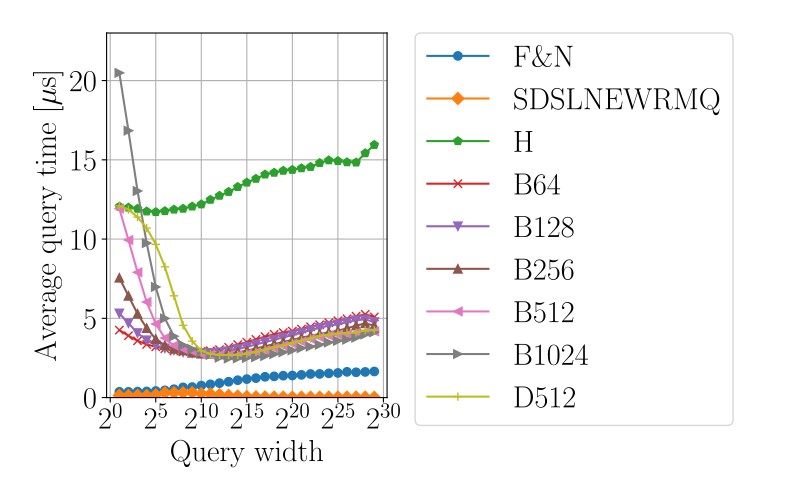

Reproduce this figure in Python.
import sys
from collections import defaultdict

import matplotlib.pyplot as plt
import numpy as np

for_paper = True


py_name = sys.argv[0]
txt_name = py_name.replace(".py", ".txt")
fig_name = py_name.replace(".py", ".pdf" if for_paper else ".png")

plt.rcParams["font.size"] = 22
if for_paper:
    plt.rcParams["text.usetex"] = True
    plt.rcParams["font.family"] = "Times New Roman"

with open(txt_name) as f:
    lines = f.readlines()


markers = [
    "o",
    "D",
    "p",
    "x",
    "v",
    "^",
    "<",
    ">",
]

for _ in range(2):
    print(lines.pop(0).rstrip())

N = int(lines.pop(0).split()[-1])
Q = int(lines.pop(0).split()[-1])

print(f"{N = }")
print(f"{Q = }")

ws = [2]
while ws[-1] * 2 <= N:
    ws.append(ws[-1] * 2)

step = len(ws) + 2


markers = ["o", "D", "p", "x", "v", "^", "<", ">", "+"]
labels = ["F\&N", "SDSLNEWRMQ", "H"]
s = 64
while s <= 1024:
    labels.append("B" + str(s))
    s *= 2
labels.append("D512")

space_list = []
times_list = []
for index, label in enumerate(labels):
    start = index * step
    space_list.append(int(lines[start + 1]))
    times_list.append(
        list(map(lambda s: float(s.split()[-1]), lines[start + 2 : start + step]))
    )


xs = np.arange(len(labels))

# fig, ax = plt.subplots()  # figsize=(6, 5))

# ax.bar(xs, space_list, 0.8)
# ax.set_xticks(xs)
# ax.set_xticklabels(labels, rotation=90)
# ax.grid()
# ax.set_xlabel("RMQs")
# ax.set_ylabel("Space consumption (bpe)")

# plt.tight_layout()
# plt.savefig("hist_space" + ext)

fig, ax = plt.subplots(figsize=(8, 5))

for label, times, marker in zip(labels, times_list, markers):
    ax.plot(
        np.arange(1, len(ws) + 1),
        times,
        marker=marker,
        label=label,
    )

ax.set_xticks(np.arange(0, 31, 5))
ax.set_xticklabels(["$2^{" + str(x) + "}$" for x in range(0, 31, 5)])
ax.grid()
ax.set_xlabel("Query width")
ax.set_ylabel("Average query time [$\\mu$s]")
ax.set_ylim((0, 23))
# ax.set_yscale("log")
ax.legend(bbox_to_anchor=(1.1, 1), loc="upper left", borderaxespad=0)

plt.tight_layout()
plt.savefig(fig_name)
